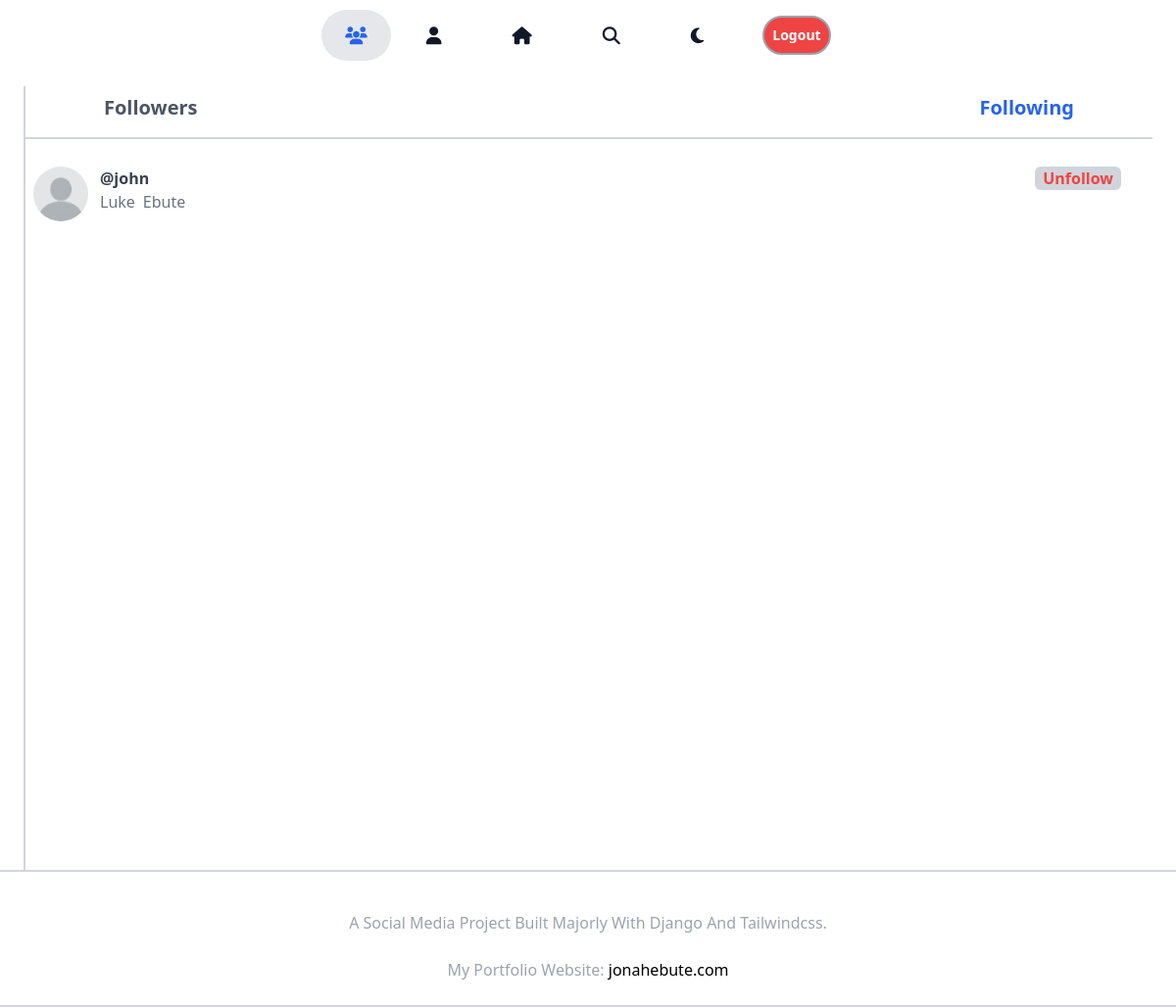
The page /profile/mark/following/ (signed in) on the database its author committed.
### core/models.py (models this page shows, shortened)
class Profile(models.Model):
    username = models.CharField(blank=True,null=True,max_length=30)
    user = models.OneToOneField(User, on_delete=models.CASCADE)
    name_first = models.CharField(max_length=50,null=True)
    name_last = models.CharField(max_length=50,null=True)
    id_user = models.IntegerField()
    profile_pics=models.ImageField(null=True,blank=True,upload_to='profile_pics', default = 'profile_pics/defaultimage2.jpg')
    background_profile_pics=models.ImageField(null=True,blank=True,upload_to='bg_profile_pics', default = 'bg_profile_pics/defaultimage.jpg')
    country = models.CharField(max_length=40,null=True,blank=True,default="")
    city = models.CharField(max_length=40,null=True,blank=True,default="")
    bio = models.TextField(blank = True, null = True,default="")
    followers = models.ForeignKey('Follow', on_delete=models.CASCADE,blank=True,null=True,related_name='followers')
    following = models.ForeignKey('Follow', on_delete=models.CASCADE,blank=True,null=True)
    email = models.EmailField(null=True,blank=True)

### core/views.py (the view)
# urls.py: path('profile/<str:username>/following/',FollowingView, name = 'following'),
@login_required()
def FollowingView(request,username):
    user_object = User.objects.get(username = request.user.username)
    user_lists = []
    following_list = []
    following_objects = Follow.objects.filter(user = username)
    for following_object in following_objects:
        user_objects = User.objects.filter(username = following_object.following).first()
        user_lists.append(user_objects)
    for user in user_lists:
        user_profiles = Profile.objects.filter(user = user).first()
        following_list.append(user_profiles)
    context = {'profiles':following_list,'user_object':user_object}
    return render(request,'following.html',context)

### core/templates/following.html (shortened to what this page needs)
{%extends 'base.html'%}
{%load static%}
{%block content%}
<div class="dark:bg-black overflow-hidden">
    <div class="text-gray-100 flex justify-center mx-auto pb-4 sticky top-0 bg-white dark:bg-black z-10">
        {%include 'partials/navbar2.html'%}
    </div>
    <div class="flex justify-center items-center max-w-6xl mx-auto bg-white dark:bg-black">
        <div class="border-l-2 border-gray-300 dark:border-gray-600 w-full h-screen">
            <div class="flex justify-between mb-3 px-10 text-xl font-semibold border-b-2 border-gray-300 dark:border-gray-600 pb-2">
                <a href="../followers?username={{user_profile.user.username}}" class="hover:bg-gray-200 dark:hover:bg-gray-800 px-10 py-2 dark:text-white text-gray-600">Followers</a>
                <span class="hover:bg-gray-200 dark:hover:bg-gray-800 px-10 py-2 text-blue-600">Following</span>
            </div>
            {%if profiles%}
                {%for profile in profiles reversed%}
                <div class="flex justify-between py-4 px-2">
                    <div>
                        <a href="{%url 'profile' username=profile.user.username%}" class="flex space-x-3">
                            <img class="rounded-full w-14 h-14" src="{{profile.profile_pics.url}}" alt="profile_image">
                            <div>
                                <p class="font-semibold text-gray-700 dark:text-white">@{{profile.user.username}}</p>
                                <span class="flex space-x-2">
                                    <p class="text-gray-500 dark:text-gray-400 first-letter:uppercase">{{profile.name_first}}</p>
                                    <p class="text-gray-500 dark:text-gray-400 first-letter:uppercase">{{profile.name_last}}</p>
                                </span>
                            </div>
                        </a>
                    </div>
                    <div class="font-semibold pb-2 text-red-500 pr-6">
                        <a href="/follow?otherusername={{profile.user.username}}"><p class="px-2 bg-gray-300 rounded-md duration-300 hover:bg-gray-200">Unfollow</p></a>
                    </div>
                </div>
                {%endfor%}
            {%endif%}
        </div>
    </div>
    {%include 'partials/footnote.html'%}
</div>
{%endblock%}

### rows shown on the page
Profile: profile_pics (placeholder picture), user.username "john", name_first "luke", name_last "ebute"
